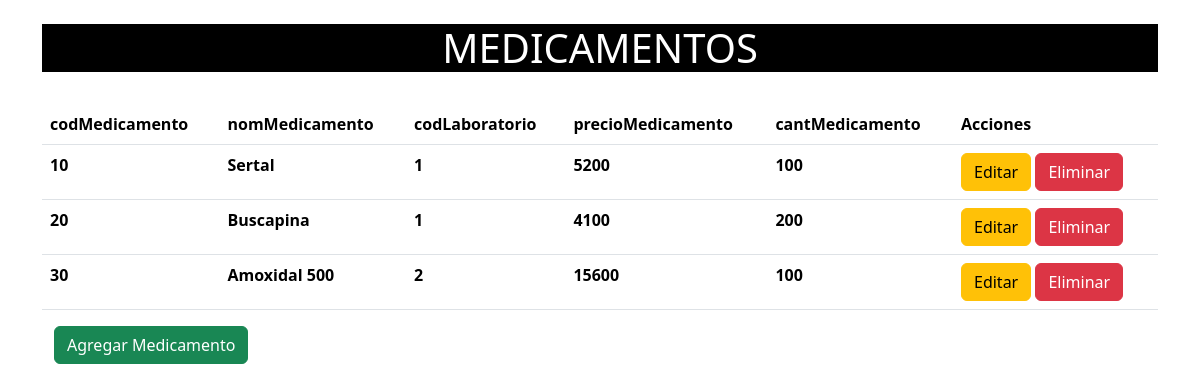
The page /crud-medicamentos/index.php on the database its author committed.
### tables this page shows
CREATE TABLE `medicamentos` (
  `codMedicamento` int(11) NOT NULL,
  `nomMedicamento` varchar(60) NOT NULL,
  `codLaboratorio` int(11) NOT NULL,
  `precioMedicamento` double NOT NULL,
  `cantMedicamento` int(11) NOT NULL
);

CREATE TABLE `laboratorio` (
  `codLaboratorio` int(11) NOT NULL,
  `nomLaboratorio` varchar(30) NOT NULL,
  `Director` varchar(40) NOT NULL
);

### crud-medicamentos/index.php (the view, shortened to what this page needs)
<!doctype html>
<html lang="en">
  <head>
    <link href="https://cdn.jsdelivr.net/npm/bootstrap@5.3.1/dist/css/bootstrap.min.css" rel="stylesheet">
 </head>
  <body>
    <br>
    <div class="container">
        <h1 class="text-center" style="background-color: black; color:white">MEDICAMENTOS</h1>
    </div>
    <br>
    <div class="container">
    <table class="table">
  <thead>
    <tr>
      <th scope="col">codMedicamento</th>
      <th scope="col">nomMedicamento</th>
      <th scope="col">codLaboratorio</th>
      <th scope="col">precioMedicamento</th>
      <th scope="col">cantMedicamento</th>
      <th scope="col">Acciones</th>
    </tr>
  </thead>
  <tbody>
    <?php
      require("../php/conexion.php");
      $sql = $conexion->query("SELECT * FROM medicamentos INNER JOIN laboratorio ON medicamentos.codLaboratorio = laboratorio.codLaboratorio");
      while($resultado = $sql->fetch_assoc()){
    ?>
    <tr>
      <th scope="row"><?php echo $resultado['codMedicamento']?></th>
      <th scope="row"><?php echo $resultado['nomMedicamento']?></th>
      <th scope="row"><?php echo $resultado['codLaboratorio']?></th>
      <th scope="row"><?php echo $resultado['precioMedicamento']?></th>
      <th scope="row"><?php echo $resultado['cantMedicamento']?></th>
      <th>
         <a href="./formularios/editar.php?id=<?php echo $resultado['codMedicamento'] ?>" class="btn btn-warning">Editar</a>
         <a href="./formularios/eliminar.php?id=<?php echo $resultado['codMedicamento'] ?>" class="btn btn-danger">Eliminar</a>
       </th>
    </tr>
    <?php
    }
    ?>
  </tbody>
</table>
<div class="container">
<a href="formularios/AgregarForm.php" class="btn btn-success">Agregar Medicamento</a>
    </div>
  </body>
</html>

### rows shown on the page
medicamentos: codMedicamento "10", nomMedicamento "Sertal", codLaboratorio.codLaboratorio "1", precioMedicamento "5200", cantMedicamento "100"
medicamentos: codMedicamento "20", nomMedicamento "Buscapina", codLaboratorio.codLaboratorio "1", precioMedicamento "4100", cantMedicamento "200"
medicamentos: codMedicamento "30", nomMedicamento "Amoxidal 500", codLaboratorio.codLaboratorio "2", precioMedicamento "15600", cantMedicamento "100"
